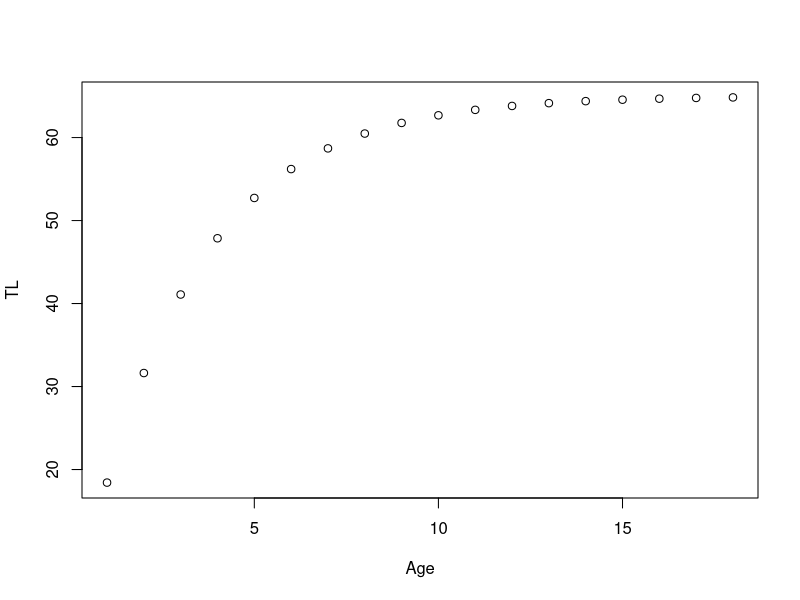
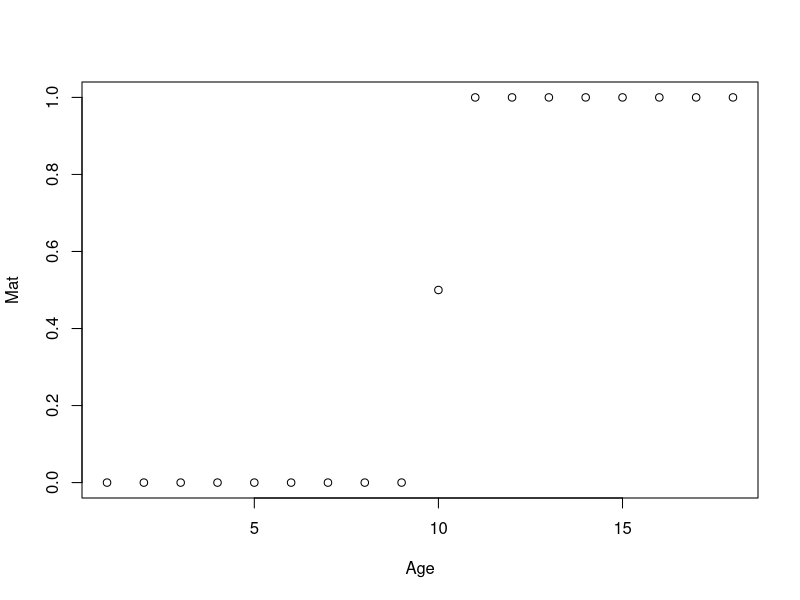
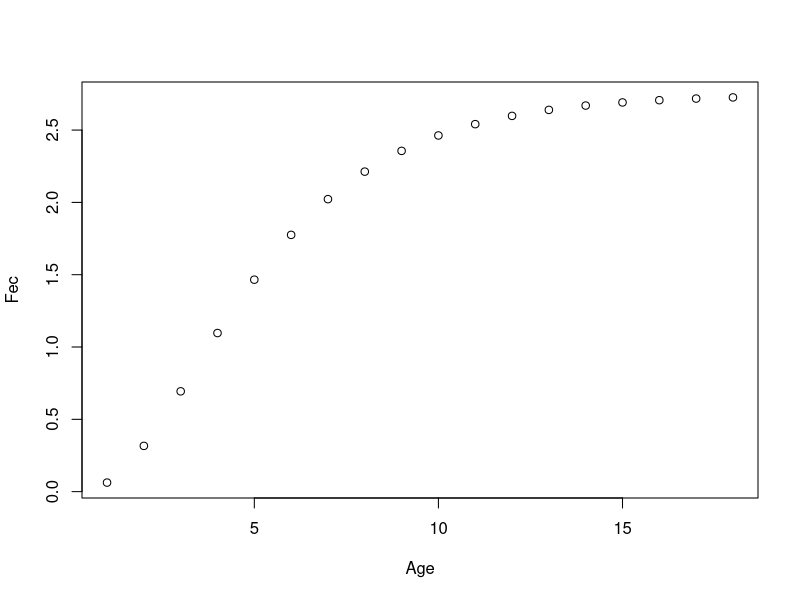
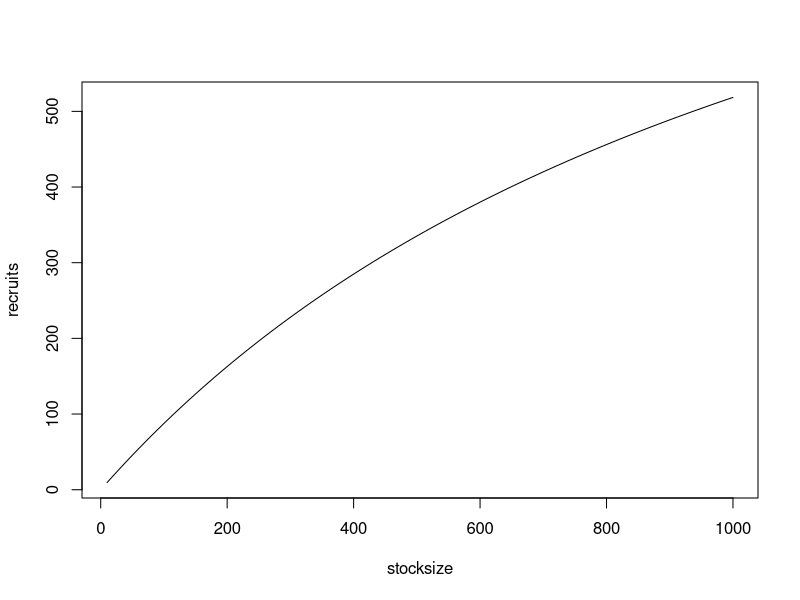
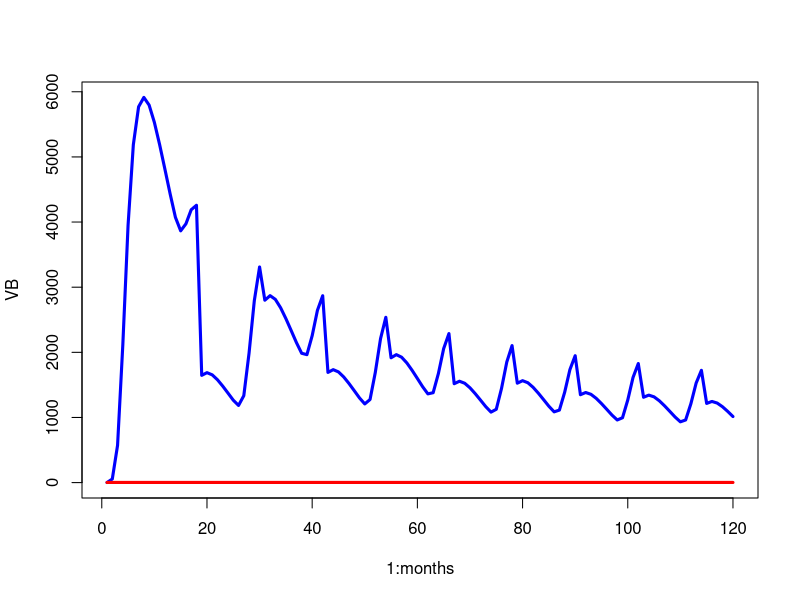
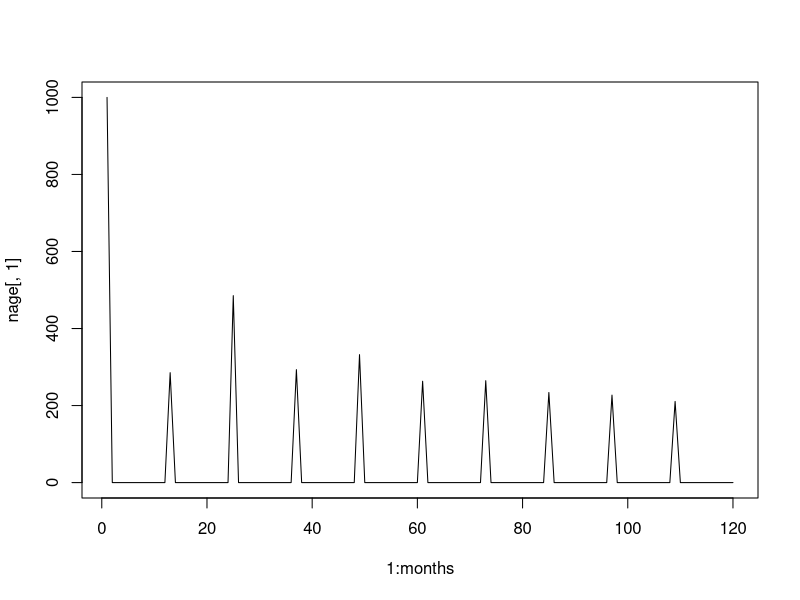

These figures' R source, in order:
### 10/30/2020 Turning generic AS model into monthly scallops 
#   -first make monthly
#   -then input more realistic scallop parms

### Remaining to do:
#     -Probably want to allow the scallops to live maybe 18 months? This would also allow for the possibility that some scallops can
#           -spawn twice. Seems ballpark that this would be a proportion <50% but greater than 10%
#     -make harvest season explicit (i.e. vulnerability off of age or month as opposed to size) or having a vul to harvest and vul to retention
#     -deal with animals that can spawn before they're killed, so need an aggregator to sum eggs in non-recruit months.
#     -consider spatial issues




rm(list = ls())

################################################################################
# Parameters #
################################################################################

### Constants, life history and fishery ###

  amax = 18    #Going to be changed to 18, maximum age, in months *possibly taken from Geiger 2010
  Ro = 1000       #recruitment at unfished conditions *made up, theoretical
  CR = 8          #recruitment compensation ratio *guessed, could look back at CR of other bivalves
  vbk = 4/12      #von bertelanfy metabolic parameter *initially guessed by manually matching to barber and blake, lines kinda up with Wolf & Mendo
  vblinf = 65     #von bertelanfy length infinity parameter, mm shell height *from Geiger
  vbt0 = 0        #von bertelanfy t0 parameter *made up
  alw = 0.0001   #length weight alometry parameter, just altered so asympt. wt = ~ 1 oz, probably *Made up, Jen is going to check on data for this
  alwb = 3        #length weight alometry b parm
  #next 3 parms may be informed by Jen's current study 
  wmat = 12       #weight at maturity *values tied to when we thought 50% maturity occurred in months, then to weights, so this changes with alw
  amat = 10       #age at 50% maturity
  msd = .1        #standard deviation of maturity *made up, will update
  vlh = 50        #length at 50% vulnerability *guessed, Jen will check on histograms
  vsd = 5        #standard deviation of length at 50% vulnerability
  M = 0.2        #natural mortality *Jen's work had the monthly of .17 - .23 (daily 0.0057 - 0.0078) *intial guess was 0.35       
  TLref = vblinf*0.5  #this is the reference length for M--i.e. at what length are we assuming length-invariant M is being measured. 
                      #So, the M=0.35 above is saying M is constant over all ages/sizes, which is probably wrong. But to use the Lorenzen-type 
                      #mortality scaling, we need to say what the constant M is representing.
  lorenzc = 1     #exponent of the scaling of mortality with length. 

  effort=2     #fixing effort at a constant level, so changing to deterministic (non-dynamic) effort
  q=0.0003        #fixing q at a constant
  U = 0           #harvest rate, used for equilibrium calculations only. In the model harvest rate (hr) is used as 1-exp(-effort *catchability), allowing for time varying effort
 
### Age-specifc vectors ###
  Age = seq(1,amax)                             #Age
  TL = vblinf*(1-exp(-vbk*(Age-vbt0)))          #Total length
  Wt = (alw*(TL)^alwb)                          #Weight
  Vul = 1/(1+exp(-(TL-vlh)/vsd))                #Vulnerability
  #Surv = (1+vblinf/TL*(exp(vbk)-1))^(-M/vbk)    #Survival in each time step, could have alterantively done: exp(-Madult*linf/base_len)
  Surv = exp(-(M*TLref/TL))^lorenzc             #another, simpler way of looking at age-varying survival. Note this will produce more variation than the above method
  Lo = vector(length=amax); Lo[1]=1;  for (i in 2:amax){Lo[i]=Lo[i-1]*Surv[i-1]}; #Lo[Amax] = Lo[(Amax-1)]*surv[(Amax-1)]/(1-surv[(Amax-1)])       #survivorship in unfished condtions with special survivorship for terminal age
  Lfished = vector(length=amax); Lfished[1]=1;  for (i in 2:amax){Lfished[i]=Lfished[i-1]*Surv[i-1]*(1-U*Vul[i-1])}; #Lfished[Amax] = Lfished[(Amax-1)]*surv[(Amax-1)]*(1-U*vul[(Amax-1)])/(1-surv[(Amax-1)]*(1-U*vul[(Amax-1)]))       #Standard with special calculation for terminal fished survivorship

  Mat = 1/(1+exp(-(Age-amat)/msd))                #Vulnerability

  Fec = .1*Wt # the 0.1 is from the Barber & Blake paper, but Jen will double check

  #Fec = ifelse((Wt-Wt[amat])<0,0,Wt-Wt[amat])           #Fecundity

  #Bag limit stuff
    #Calculating # scallops per gallon -- first need a rough bag limit, i.e. how many scallops does it take to fill a limit?
    #from Zach citing Geiger 2006
    ash = 50  #avg shell height in mm??
    gs = (-6.704*ash + 480.96)/2  #So...this is obviously not correct. I either missed something or the units are off. I couldn't find this equation in Geiger 2006
    #Geiger also showed that across most of the areas sampled, about 100-125 scallops fills the 2gal limit in July & Aug (peak months), so going with bag of 115
    bag <- 115                      #assumed bag limit
    maxcat <- (bag*2.5)             #theoretical max anyone can catch 
    ret <- pmin(0:maxcat,bag)       #how many can be retained for every individual option of numbers caught
    p.legal <- rep(1,length(Age))   #not actually bag but would be used if there was a minimum size limit like 1/(1+exp(-1.7*(TL-MLL)/0.07))


plot(Age, TL)
plot(Age, Mat)
plot(Age, Fec)

### Calculations from vectors ###
  epro = sum(Lo*Fec)                    #eggs-per-recruit unfished conditions
  eprf = sum(Lfished*Fec)               #eggs-per-recruit fished conditions
  bpro = sum(Wt,Lo)                     #biomass-per-recruit unfished conditions
  npro = sum(Lo)                        #numbers-per-recruit unfished conditions
  vbpro = sum(Vul*Wt*Lo)                #vulnerable biomass per recruit unfished conditions
  vbprf = sum(Vul*Wt*Lfished)           #vulnerable biomiass per recruit fished conditions
  spr = epro/eprf                       #spawning potential ratio
  bo = Ro*bpro                          #biomass at unfished condtions
  no = Ro*npro                          #numbers at unfished conditions
  vbo = Ro*vbpro                        #vulnerable biomass at unfished conditions
  #recruitment parms and calcs#

  ### THESE NEED TO BE ADJUSTMENT TO DEAL WITH PROP SPAWN
    bha = CR/epro                         #beverton holt a parm
    bhb = (CR-1)/(Ro*epro)                #beverton holt b parm
    r.eq = (bha*eprf-1)/(bhb*eprf)        #equilibrium recruitment
    yield.eq = U*vbprf*r.eq

    #looking at the beverton holt stock-recruit relationships--you can change CR and re-run to see how this changes
      stocksize <- seq(10, 1000, length.out=100)
      recruits <- bha*stocksize/(1+bhb*stocksize)
      plot(stocksize,recruits, type="l")

################################################################################
### time and age dynamics ###
################################################################################
  months = 120
  #setting up space for model outputs
    eggs = vector(length=months); N=vector(length=months); B=vector(length=months); VB=vector(length=months); hr=vector(length=months); 
    yield_n = vector(length=months); yield_b = vector(length=months);cpue_n = vector(length=months); cpue_b = vector(length=months); 
    qt = vector(length=months); et = vector(length=months); hcpue=vector(length=months); hpue=vector(length=months); pr_hr=vector(length=months);
    hr_sel=matrix(0,months,amax); hr_harv=matrix(0,months,amax);

  #numbers at age of fish
  nage = matrix(0,months,amax)                                                     #set up matrix
      #initializing first year age structure
      nage[1,1]=Ro#*Lo                                                              #numbers at age, year 1
      nage[cbind(1:amax,1:amax)] <- Ro*Lo
      #initializing first year of all year dependent values, note, these must go in a specific order
      prop_spawn<-c(0,0,0,0,0,0.1,0.2,0.5,0.8,0.8,0.2,0.1)                          #proportion of indv that spawn in each month (across ages), currently dummy values 
      #prop_spawn <- prop_spawn/sum(prop_spawn) ### requires adjustment of a/b BH rec
      prop_2spawn <- c(0.3,0.5,1,0,0,0,0,0,0,0,0,0)
      #prop_2spawn <- prop_2spawn/sum(prop_2spawn) ### requires adjustment of a/b BH rec

      prop_bspawn <- prop_spawn + prop_2spawn
      #initializing first year of all year dependent values, note, these must go in a specific order
      prop_spawn<-c(0,0,0,0,0,0.2,0.2,0.5,0.8,0.8,0.2,0)                          #proportion of indv that spawn in each month (across ages), currently dummy values 
      #proc_err[1] = 0 #rnorm(1,0,sdpro)                                          #first value of process error
      N[1] = sum(nage[1,])                                                        #first value of total numbers
      B[1] = sum(nage[1,]*Wt)                                                     #first value of total biomass
      VB[1] = sum(nage[1,]*Wt*Vul)                                                #first value of vulernable biomass
      qt[1] = q                                                                   #Here fixing q at a constant
      et[1] = effort                                                              #Here fixing effort at a constant
      hr[1] = 1-exp(-qt[1]*et[1])                                                 #first value of harvest rate
    hr_sel[1,] = hr[1]*Vul                                                      #age-specific capture rate according to selectivity
    hr_harv[1,] =  hr[1]*Vul*p.legal                                            #age-specific capture of legally big animals (adjusting hr_sel for size limit)
    hcpue[1] = sum(nage[1,]*hr_harv[1,])/et[1]                                     #raw catch rates not accounting for bag *also not accounting for loss due to So
    hcpue[1] = ifelse(is.nan(hcpue[1]),0,hcpue[1])                              #trap for cases where effort = 0, will throw div0 errors (NaN)
    hpue[1] = sum(dpois(0:maxcat,hcpue[1])*ret)                                    #rate of actually harvestable fish accounting for bag and size
    pr_hr[1] = (hpue[1]/hcpue[1])                                               #probability of actually harvesting fish of legal size
    pr_hr[1] = ifelse(is.nan(pr_hr[1]),0,pr_hr[1])                              #Another trap, becuase hcpue could be 0
    yield_n[1] = sum(hr_harv[1,]*pr_hr[1]*nage[1,])
    yield_b[1] = sum(hr_harv[1,]*pr_hr[1]*nage[1,]*Wt) 
    cpue_n[1] = yield_n[1]/et[1]                                                    #first value of cpue
    cpue_b[1] = yield_b[1]/et[1]                                                    #first value of cpue

      eggs <- rep(0, months)                                                          #Filling in eggs (in each month) vector with zeroes

      #calculations for vectors--i.e. year but not age varying components of model
      for( i in 2:months) {
        #recruitment
          nage[i,1] = 0              #the recruitment without process error
          if(i %% 12==1){
            eggs[i-1] <- sum((Fec * Mat * t(nage[(i-12):(i-1),])) %*% diag(prop_bspawn))

            nage[i,1] = bha*eggs[i-1]/(1+bhb*eggs[i-1])              #the recruitment without process error
               }

        #nage[i,1] = bha*eggs[i-1]/(1+bhb*eggs[i-1])                          #the recruitment without process error
        #nage[i,1] = bha*eggs[i-1]/(1+bhb*eggs[i-1])*exp(proc_err[i-1])       #the recruitment each year, a product of beverton holt, eggs, and process error ****note this is going to be changed to be a function of a habitat dependent b parmameter, see DD habitat excel file

    #bag limit
      qt[i] = q                                                                  #catchability when fixed as a constant
      et[i] = effort 
      hr[i] = 1-exp(-(et[i]*q))
      hr_sel[i,] = hr[i]*Vul
      hr_harv[i,] = hr[i]*Vul*p.legal
        for(j in 2:amax) {                                                      #Only have age 1 at this point, so need to fill in other ages to calculate catch rates
           nage[i,j]=nage[i-1,j-1]*Surv[j-1]                                    #Note this assumes NO natural mortality yet, so these are theoretical catch rates if we think M happens before F in annual cycle
           }
      hcpue[i] = sum(nage[i,]*hr_harv[i,])/et[i]                                #expected catch rate of harvestable fish
      hcpue[i] = ifelse(is.nan(hcpue[i]),0,hcpue[i])                            #div0 trap for effort = 0
      hpue[i] = sum(dpois(0:maxcat,hcpue[i])*ret)                                  #poisson prob of each capture event * number of fish that can be retained on each capture event, summed
      pr_hr[i] = (hpue[i]/hcpue[i])                                     #probabilty of actually harvesting (i.e. landing)
      pr_hr[i] = ifelse(is.nan(pr_hr[i]),0,pr_hr[i])                            #trap for effort =0...meaning hcpue=0

          for(j in 2:amax) {
            nage[i,j] = nage[i-1,j-1]*Surv[j-1]*
            (1-hr_harv[i-1,j-1]*pr_hr[i-1]) 
            
            #nage[i,j] = nage[i-1,j-1]*Surv[j-1]*(1-Vul[j-1]*hr[i-1])

          }
          
        N[i] = sum(nage[i,])                                                      #total numbers, sum of numbers at each age
        B[i] = sum(nage[i,]*Wt)                                                   #total biomass, sum of numbers at age * weight at age
        VB[i] = sum(nage[i,]*Wt*Vul)                                              #vulernable biomass, sum of numbers at age * weight at age * vul at age
        yield_n[i] = sum(hr_harv[i,]*pr_hr[i]*nage[i,])                           #yeild in numbers
        yield_b[i] = sum(hr_harv[i,]*pr_hr[i]*nage[i,]*Wt)                        #yeild in biomass
        cpue_n[i] = yield_n[i]/et[i]                                                   #cpue in numbers, yeild/effort
        cpue_b[i] = yield_b[i]/et[i]                                                   #cpue in bimoass, yeild/effort
      }

################################################################################
### Report ###
################################################################################
  #Simple plot of VB, effort
    plot(1:months, VB, type="l", col="blue", lwd=3, ylim=c(0, max(VB)))
    lines(1:months, et, col="red", lwd=3)


    plot(1:months, nage[,1], type='l')

